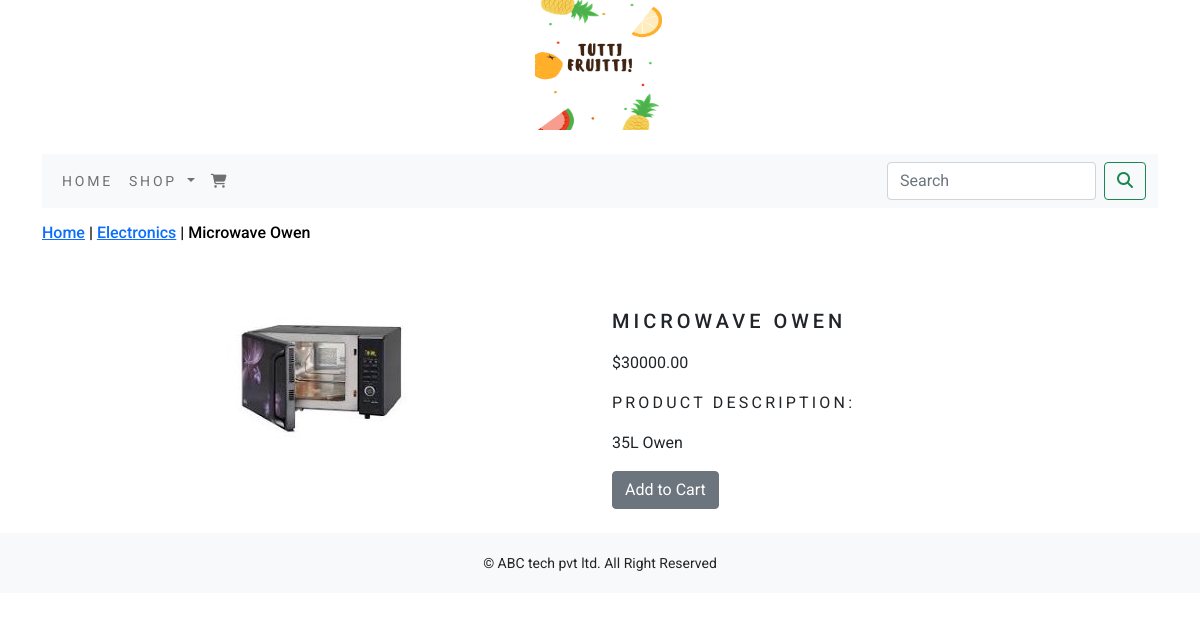
The page /electronics/microwave-owen/ on the database its author committed.
### shoppingapp/models.py (models this page shows, shortened)
class Product(models.Model):
    name = models.CharField(max_length=250, unique=True)
    slug = models.SlugField(max_length=250, unique=True)
    desc = models.TextField(blank=True)
    price = models.DecimalField(max_digits=10, decimal_places=2)
    category = models.ForeignKey(Category, on_delete=models.CASCADE)
    img = models.ImageField(upload_to='product', blank=True)
    stock = models.IntegerField()
    available = models.BooleanField(default=True)
    created = models.DateTimeField(auto_now_add=True)
    updated = models.DateTimeField(auto_now=True)
    class Meta:
        ordering = ('name',)
        verbose_name = 'product'
        verbose_name_plural = 'products'

class Category(models.Model):
    name = models.CharField(max_length=250, unique=True)
    slug = models.SlugField(max_length=250, unique=True)
    desc = models.TextField(blank=True)
    img = models.ImageField(upload_to='category', blank=True)
    class Meta:
        ordering = ('name',)
        verbose_name = 'category'
        verbose_name_plural = 'categories'
    def get_url(self):
        return reverse('shoppingapp:products_by_category', args=[self.slug])
    def __str__(self):
        return self.name

### shoppingapp/views.py (the view)
# urls.py: path('<slug:c_slug>/<slug:p_slug>/', views.product_details, name='product_details'),
def product_details(request, c_slug, p_slug):
    try:
        product = Product.objects.get(category__slug=c_slug, slug=p_slug)
    except Exception as e:
        raise e
    return render(request, "product.html", {'product': product})

### cart/context_processors.py (called while the page is built)
def counter(request):
    item_count = 0
    if 'admin' in request.path:
        return {}
    else:
        try:
            cart = Cart.objects.filter(cart_id=_cart_id(request))
            cart_items = CartItem.objects.all().filter(cart=cart[:1])
            for cart_item in cart_items:
                item_count += cart_item.quantity
        except Cart.DoesNotExist:
            item_count = 0
    return dict(item_count=item_count)

### cart/views.py (called while the page is built)
def _cart_id(request):
    cart = request.session.session_key
    if not cart:
        cart = request.session.create()
    return cart

### shoppingapp/context_processors.py (called while the page is built)
def menu_links(request):
    links = Category.objects.all()
    return dict(links=links)

### templates/product.html (shortened to what this page needs)
{% extends 'base.html' %}
{% load static %}
{% block content %}
<div class="row my_pro_row_class">
    <div class="mx_auto">
        <h6><a href="{% url 'shoppingapp:allprodcat' %}">Home</a> | <a href="{{ product.category.get_url }}">{{ product.category }}</a> | {{ product.name }}</h6>
    </div>
</div><br>
<div class="container">
    <div class="row">
        <div class="col-12 col-sm-12 col-md-12 col-lg-6 text-center">
            <div style="min-width: 18rem">
                <img src="{{ product.img.url }}" alt="{{ product.name }}">
            </div>
        </div>
        <div class="col-12 col-sm-12 col-md-12 col-lg-6">
            <div>
            <h1 class="my_pro_title">{{ product.name }}</h1>
            <p>${{ product.price }}</p>
            <p class="my_title">Product Description:</p>
            <p class="text-justify my_pro_text">{{ product.desc }}</p>
            {% if product.stock <= 0 %}
            <p class="text-justify my_pro_text"><b>Out of Stock</b></p>
            {% else %}
            <a class="btn btn-secondary" href="{% url 'cart:add_cart' product.id %}">Add to Cart</a>
            {% endif %}
            </div>
        </div>
    </div>
</div><br>
{% endblock %}

### static/css/custom.css (style rules this page uses)
body { font-family: 'Roboto', sans-serif; }
.my_title { font-size: 16px; text-transform: uppercase; letter-spacing: .2em; }
.my_pro_row_class { padding-top: 15px; padding-bottom: 20px; }
.my_pro_row_class .mx_auto { color: #000000; font-size: 12px; text-decoration: none; }
.my_pro_title { font-size: 20px; text-transform: uppercase; letter-spacing: .2em; padding-top: 15px; padding-bottom: 10px; }
.my_pro_text { padding-right: 20px; }

### rows shown on the page
Product: category "Electronics", name "Microwave Owen", img (picture), name "MICROWAVE OWEN", price "30000.00", desc "35L Owen"
